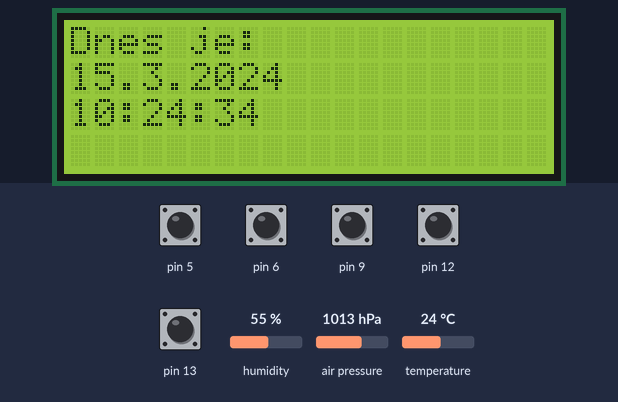
This sketch was run on a simulated Arduino Uno, built with avr-gcc and run on an emulated ATmega328P. Shown: 20×4 character LCD. Inputs (shaded band) come from the test bench; at power-on: pin 5, pin 6, pin 9, pin 12, pin 13 HIGH, temperature 24 °C, air pressure 1013 hPa, humidity 55 %. The local clock reads 2024-03-15 10:24:30 at power-on unless the sketch sets it.

Above: at 4.5 s.
4.6 s: pin 12 pulled LOW for 0.15 s
At 5.8 s:
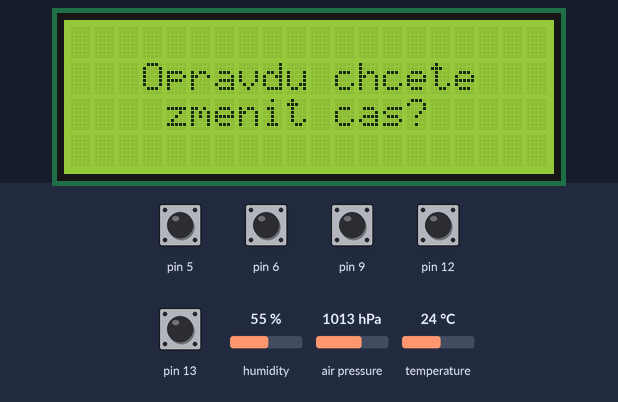
6.2 s: pin 13 pulled LOW for 0.15 s
At 7.8 s:
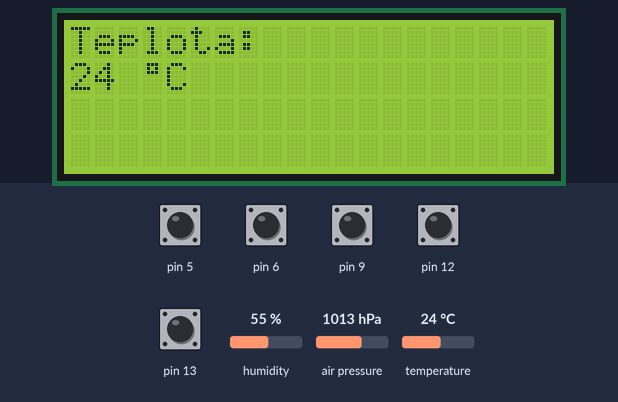
8.7 s: temperature set to 10.7 °C
At 9.4 s:
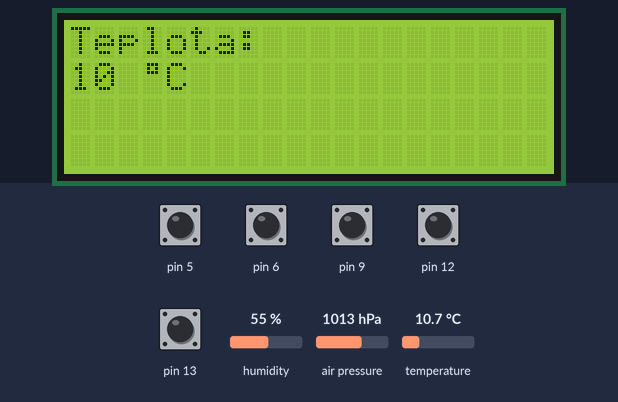
10.2 s: temperature set to 9.3 °C
At 11.2 s:
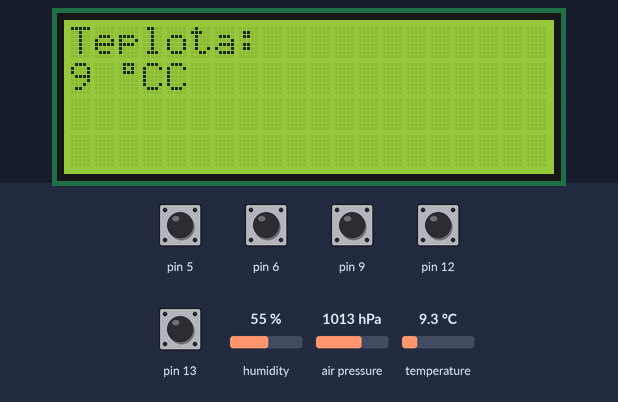
11.7 s: pin 13 pulled LOW for 1 s
At 13.6 s:
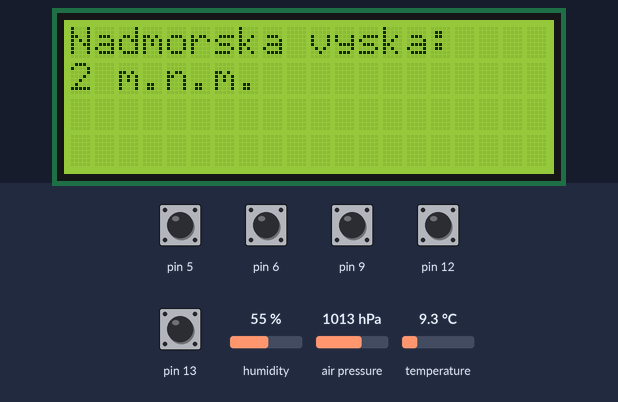
14.5 s: air pressure set to 952 hPa
At 16.0 s:
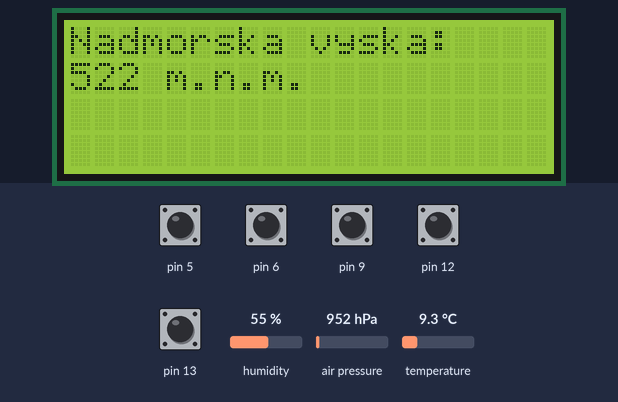
Timing chart, 0 to 17.0 s (numbered marks = the images above; inputs shaded):
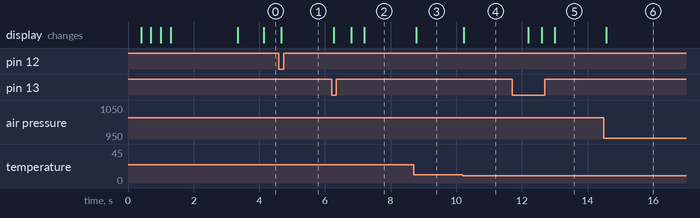

Measured:
- the behaviour switches between 10 and 9.9 °C on temperature (found by bisection; images 3 and 4)
- after the input at 4.6 s, the display: changes after 0.07 s (image 1)
- after the input at 6.2 s, the display: first changes after 0.08 s (image 2 shows a later state)
- after the input at 8.7 s, the display: changes after 0.08 s (image 3)
- after the input at 10.2 s, the display: changes at once (image 4)
- after the input at 11.7 s, the display: first changes after 0.50 s (image 5 shows a later state)
- after the input at 14.5 s, the display: changes after 0.07 s (image 6)

The sketch:

MeteostaniceArduinoProgramGitHubVersion.ino
```cpp
/*
Project: Meteostanice
Version: BETA
Author: Jan Opalka(jopalka)
Description: showing real-time weather data(temperature, humidity, pressure, altitude(calculated)) on an I2C LCD display and sending them to my own Kodular app.
Note: Because I am from Czechia, some prompts for LCD display is in Czech Language. All prompts are translated.
*/

//Initializing variables
int altitude;
int button;
int buttonchantim;
int buttonplus;
int buttonminus;
int buttonselect;
int pressure;
int temperature;
int humidity;
int buttonstate;
int buttonstatepre;//Previous buttonstate
int timestate;
int daymax;//Maximal amount of days in each month
int year;
int month;
int day;
int hour;
int minute;
int second;
char BluetoothClient;
String DateStr;
String TimeStr;
String DataString;
#include <LiquidCrystal_I2C.h>
#include <DS3231.h>
#include <Wire.h>
#include <SPI.h>
#include <Adafruit_Sensor.h>
#include <Adafruit_BME280.h>
#include <SoftwareSerial.h>
#define BME280_ADRESA (0x76)//"BME280_ADRESA" is in Czech Language. Translation to English: "BME280_ADRESS"
#define SEALEVELPRESSURE_HPA 1013.25

Adafruit_BME280 bme;

LiquidCrystal_I2C lcd(0x27, 20, 4);

SoftwareSerial BTSerial(10, 11);
const long BT_BAUD_RATE = 9600;
const char separator = '|';
const char enter = '\n';
DS3231 rtc;
RTCDateTime datumCas;

byte stupen[8] = {//Because "°" is not legal symbol in "LCD world", I made my own symbol. "Stupen" is in Czech Language. Translation to English: degree
  B01110,
  B01010,
  B01110,
  B00000,
  B00000,
  B00000,
  B00000,
  B00000
};
void setup() {
  BTSerial.begin(BT_BAUD_RATE);
  Serial.begin(9600);
  timestate = 1;
  buttonstate = 0;
  pinMode(13, INPUT_PULLUP);
  pinMode(12, INPUT_PULLUP);
  pinMode(9, INPUT_PULLUP);
  pinMode(6, INPUT_PULLUP);
  pinMode(5, INPUT_PULLUP);
  bme.begin(BME280_ADRESA);
  lcd.init();
  lcd.backlight();
  lcd.createChar(0, stupen);
  rtc.begin();
  senload();
}

//I love loading screens, so I made my own one.
void senload() {
  lcd.setCursor(0, 1);
  lcd.print("Nacitani sensoru...");//Prompt in Czech Language. Translation to English: "Sensor Loading..."
  lcd.setCursor(8, 2);
  lcd.print("0%");
  delay(300);
  lcd.setCursor(8, 2);
  lcd.print("25%");
  delay(300);
  lcd.setCursor(8, 2);
  lcd.print("50%");
  delay(300);
  lcd.setCursor(8, 2);
  lcd.print("75%");
  delay(300);
  lcd.setCursor(7, 2);
  lcd.print("100%");
  delay(2000);
  lcd.clear();
  buttonstate = 0;
  timestate = 1;
}

void cas() {
  lcd.setCursor(0, 1);
  DateStr = "";
  if (day < 10) {
    DateStr = "0";
  }
  DateStr += day;
  DateStr += ".";
  if (month < 10) {
    DateStr += "0";
  }
  DateStr += month;
  DateStr += ".";
  DateStr += year;
  lcd.print(DateStr);
  lcd.setCursor(0, 2);
  TimeStr = "";
  if (hour < 10) {
    TimeStr = "0";
  }
  TimeStr += hour;
  TimeStr += ":";
  if (minute < 10) {
    TimeStr += "0";
  }
  TimeStr += minute;
  TimeStr += ":";
  if (second < 10) {
    TimeStr += "0";
  }
  TimeStr += second;
  lcd.print(TimeStr);
  delay(100);
}

void loop() {
  button = digitalRead(13);
  buttonplus = digitalRead(9);
  buttonminus = digitalRead(6);
  buttonselect = digitalRead(5);
  buttonchantim = digitalRead(12);
  int pressure = bme.readPressure() / 100.0F;  //Pa -- hPa
  int temperature = bme.readTemperature();     //Temperature in °C
  int humidity = bme.readHumidity();           //Humidity in %
  int altitude = 44330.0 * (1.0 - pow((bme.readPressure() / 100.0F) / SEALEVELPRESSURE_HPA, 0.1903));//Calculating altitude
  datumCas = rtc.getDateTime();
  //Year limits
  if (year < 2001) {
    year = 2099;
  }
  if (year > 2099) {
    year = 2001;
  }
  //Month limits
  if (month > 12) {
    month = 1;
  }
  if (month < 1) {
    month = 12;
  }
  //Day limits
  if ((month == 1) or (month == 3) or (month == 5) or (month == 7) or (month == 8) or (month == 10) or (month == 12)) {
    daymax = 31;
  }
  if ((month == 4) or (month == 6) or (month == 9) or (month == 11)) {
    daymax = 30;
  }
  if (month == 2) {
    if (year % 4 == 0) {
      daymax = 29;
    } else {
      daymax = 28;
    }
  }
  if (day > daymax) {
    day = 1;
  }
  if (day < 1) {
    day = daymax;
  }
  //Hour limits
  if (hour < 0) {
    hour = 23;
  }
  if (hour > 23) {
    hour = 0;
  }
  //Minute limits
  if (minute < 0) {
    minute = 59;
  }
  if (minute > 59) {
    minute = 0;
  }
  //Second limits
  if (second < 0) {
    second = 59;
  }
  if (second > 59) {
    second = 0;
  }

  if (buttonchantim == 0) {//Introducing "chantim" - CHANge TIMe » configuration RTC module
    buttonstate = 6;
    lcd.clear();
  }

  if ((button == 0) and (buttonstate == 6)) {
    buttonstate = 0;
    lcd.clear();
    delay(500);
  }

  //"Buttonstate" is an easy way to toggle between each values
  if (buttonstate == 0) {
    if (buttonstatepre != 0) {//Keeping display srceen without lcd.clear(); all time.
      lcd.clear();
    }
    lcd.setCursor(0, 0);
    lcd.print("Dnes je:");//Prompt in Czech Language. Translation to English: "Today is:"
    lcd.setCursor(0, 1);
    DateStr = datumCas.day;
    DateStr += ".";
    DateStr += datumCas.month;
    DateStr += ".";
    DateStr += datumCas.year;
    lcd.print(DateStr);
    lcd.setCursor(0, 2);
    TimeStr = "";
    if (datumCas.hour < 10) {
      TimeStr = " ";
    }
    TimeStr += datumCas.hour;
    TimeStr += ":";
    if (datumCas.minute < 10) {
      TimeStr += "0";
    }
    TimeStr += datumCas.minute;
    TimeStr += ":";
    if (datumCas.second < 10) {
      TimeStr += "0";
    }
    TimeStr += datumCas.second;
    lcd.print(TimeStr);
    delay(100);
  }


  else if (buttonstate == 1) {
    if (buttonstatepre != 1) {
      lcd.clear();
    }
    lcd.setCursor(0, 0);
    lcd.print("Teplota: ");//Prompt in Czech Language. Translation to English: "Temperature: "
    lcd.setCursor(0, 1);
    lcd.print(temperature);
    lcd.print(" ");
    lcd.write(0);
    lcd.print("C");
    delay(100);
  }

  else if (buttonstate == 2) {
    if (buttonstatepre != 2) {
      lcd.clear();
    }
    lcd.setCursor(0, 0);
    lcd.print("Vlhkost: ");//Prompt in Czech Language. Translation to English: "Humidity: "
    lcd.setCursor(0, 1);
    lcd.print(humidity);
    lcd.print(" %    ");
    delay(100);
  }

  else if (buttonstate == 3) {
    if (buttonstatepre != 3) {
      lcd.clear();
    }
    lcd.setCursor(0, 0);
    lcd.print("Tlak: ");//Prompt in Czech Language. Translation to English: "Pressure: "
    lcd.setCursor(0, 1);
    lcd.print(pressure);
    lcd.print(" hPa");
    delay(100);
  }

  else if (buttonstate == 4) {
    if (buttonstatepre != 4) {
      lcd.clear();
    }
    lcd.setCursor(0, 0);
    lcd.print("Nadmorska vyska:");//Prompt in Czech Language. Translation to English: "Altitude: "
    lcd.setCursor(0, 1);
    lcd.print(altitude);
    lcd.print(" m.n.m.");
    delay(100);
  }

  if (buttonstate == 6) {
    lcd.setCursor(3, 1);
    lcd.print("Opravdu chcete");//Prompt in Czech Language. Translation to English: "Do you really want to"
    lcd.setCursor(4, 2);
    lcd.print("zmenit cas?");//Prompt in Czech Language. Translation to English: "change the time?"
    delay(50);
  }

  if ((buttonselect == 0) and (buttonstate == 6)) {//starting "chantim mode"
    year = datumCas.year;
    month = datumCas.month;
    day = datumCas.day;
    hour = datumCas.hour;
    minute = datumCas.minute;
    second = datumCas.second;
    buttonstate = 7;
    lcd.clear();
  }
  buttonstatepre = buttonstate;
  if (button == 0) {
    buttonstate = buttonstate + 1;
    delay(275);
  }

  if (buttonstate == 5) {
    buttonstate = 0;
  }

  if (buttonstate == 7) {//chantim proccess
    cas();
    if ((button == 0) and (buttonstate == 7)) {
      buttonstate = 0;
      buttonstatepre = 7;
      delay(500);
    }
    if ((buttonselect == 0) and (buttonstate == 7)) {
      timestate = timestate + 1;
      delay(100);
    }
    if (timestate == 8) {
      lcd.clear();
      lcd.setCursor(2, 1);
      lcd.print("Ukladani casu...");//Prompt in Czech Language. Translation to English: "Saving time..."
      rtc.setDateTime(year, month, day, hour, minute, second);
      buttonstate = 0;
      timestate = 1;
      delay(3000);
    }

    if ((timestate == 2) and (buttonstate == 7)) {
      if (buttonplus == 0) {
        year = year + 1;
        delay(100);
      }

      else if (buttonminus == 0) {
        year = year - 1;
        delay(100);
      }
    }

    else if ((timestate == 3) and (buttonstate == 7)) {
      if (buttonplus == 0) {
        month = month + 1;
        delay(100);
      }

      else if (buttonminus == 0) {
        month = month - 1;
        delay(100);
      }
    }

    else if ((timestate == 4) and (buttonstate == 7)) {
      if (buttonplus == 0) {
        day = day + 1;
        delay(100);
      }

      else if (buttonminus == 0) {
        day = day - 1;
        delay(100);
      }
    }

    else if ((timestate == 5) and (buttonstate == 7)) {
      if (buttonplus == 0) {
        hour = hour + 1;
        delay(100);
      }

      else if (buttonminus == 0) {
        hour = hour - 1;
        delay(100);
      }
    }

    else if ((timestate == 6) and (buttonstate == 7)) {
      if (buttonplus == 0) {
        minute = minute + 1;
        delay(100);
      }

      else if (buttonminus == 0) {
        minute = minute - 1;
        delay(100);
      }
    }

    else if ((timestate == 7) and (buttonstate == 7)) {
      if (buttonplus == 0) {
        second = second + 1;
        delay(100);
      }

      else if (buttonminus == 0) {
        second = second - 1;
        delay(100);
      }
    }
  }

  if (BTSerial.available()) {//BT sending
    String command = BTSerial.readStringUntil('\n');  //Reading string
    command.trim();


    if (command == "Lze posilat informace") {


      String dataString = "";
      dataString += String(temperature);
      dataString += separator;
      dataString += String(humidity);
      dataString += separator;
      dataString += String(pressure);
      dataString += separator;
      dataString += String(altitude);
      dataString += enter;
      Serial.println(dataString);//If Bluetooth is not working, you can try show data in SerialMonitor.

      //Sending data by BT
      BTSerial.println(dataString);
    }
  }
}
```
